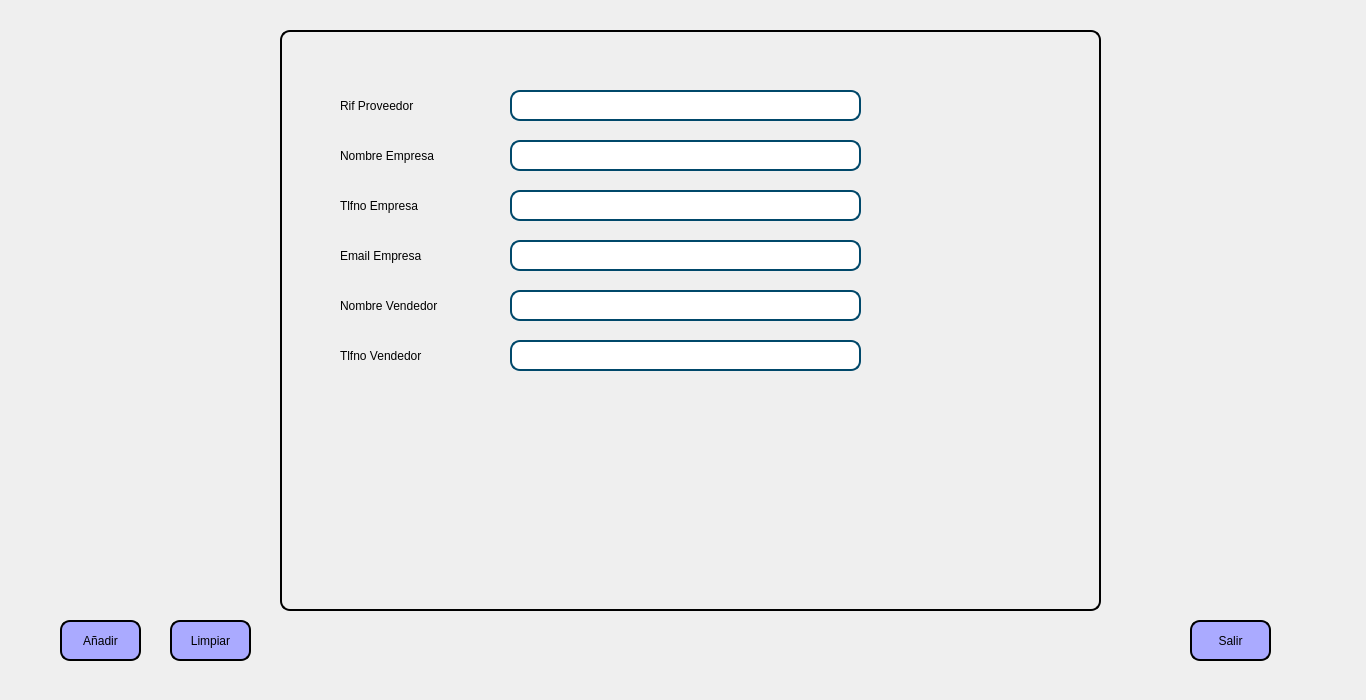
<?xml version="1.0" encoding="UTF-8"?>
<ui version="4.0">
 <class>Proveedores</class>
 <widget class="QMainWindow" name="Proveedores">
  <property name="geometry">
   <rect>
    <x>0</x>
    <y>0</y>
    <width>1366</width>
    <height>700</height>
   </rect>
  </property>
  <property name="windowTitle">
   <string>MainWindow</string>
  </property>
  <property name="styleSheet">
   <string notr="true">font: 87 12pt &quot;Arial Black&quot;;</string>
  </property>
  <widget class="QWidget" name="centralwidget">
   <widget class="QLabel" name="label">
    <property name="geometry">
     <rect>
      <x>0</x>
      <y>0</y>
      <width>1371</width>
      <height>701</height>
     </rect>
    </property>
    <property name="text">
     <string/>
    </property>
    <property name="pixmap">
     <pixmap>Imagenes/Fondo.jpg</pixmap>
    </property>
    <property name="scaledContents">
     <bool>true</bool>
    </property>
   </widget>
   <widget class="QPushButton" name="AddProv">
    <property name="geometry">
     <rect>
      <x>60</x>
      <y>620</y>
      <width>81</width>
      <height>41</height>
     </rect>
    </property>
    <property name="styleSheet">
     <string notr="true">QPushButton {
	background-color: rgb(170, 170, 255);
	border: 2px solid rgb(0,0,0);
	border-radius: 10px;
}</string>
    </property>
    <property name="text">
     <string>Añadir</string>
    </property>
   </widget>
   <widget class="QLineEdit" name="EmailEmpre">
    <property name="geometry">
     <rect>
      <x>510</x>
      <y>240</y>
      <width>351</width>
      <height>31</height>
     </rect>
    </property>
    <property name="styleSheet">
     <string notr="true">QLineEdit{
	border: 2px solid rgb(0, 72, 106);
	border-radius: 10px;
	background-color: rgb(255, 255, 255);
	padding-right: 10px;
	padding-left:10px;
}</string>
    </property>
   </widget>
   <widget class="QLineEdit" name="Rif">
    <property name="geometry">
     <rect>
      <x>510</x>
      <y>90</y>
      <width>351</width>
      <height>31</height>
     </rect>
    </property>
    <property name="styleSheet">
     <string notr="true">QLineEdit{
	border: 2px solid rgb(0, 72, 106);
	border-radius: 10px;
	background-color: rgb(255, 255, 255);
	padding-right: 10px;
	padding-left:10px;
}</string>
    </property>
   </widget>
   <widget class="QLabel" name="EmailEmp">
    <property name="geometry">
     <rect>
      <x>340</x>
      <y>240</y>
      <width>151</width>
      <height>31</height>
     </rect>
    </property>
    <property name="text">
     <string>Email Empresa</string>
    </property>
   </widget>
   <widget class="QLineEdit" name="TlfnoVende">
    <property name="geometry">
     <rect>
      <x>510</x>
      <y>340</y>
      <width>351</width>
      <height>31</height>
     </rect>
    </property>
    <property name="styleSheet">
     <string notr="true">QLineEdit{
	border: 2px solid rgb(0, 72, 106);
	border-radius: 10px;
	background-color: rgb(255, 255, 255);
	padding-right: 10px;
	padding-left:10px;
}</string>
    </property>
   </widget>
   <widget class="QLabel" name="RifProv">
    <property name="geometry">
     <rect>
      <x>340</x>
      <y>90</y>
      <width>131</width>
      <height>31</height>
     </rect>
    </property>
    <property name="text">
     <string>Rif Proveedor</string>
    </property>
   </widget>
   <widget class="QPushButton" name="Limpiar">
    <property name="geometry">
     <rect>
      <x>170</x>
      <y>620</y>
      <width>81</width>
      <height>41</height>
     </rect>
    </property>
    <property name="styleSheet">
     <string notr="true">QPushButton {
	background-color: rgb(170, 170, 255);
	border: 2px solid rgb(0,0,0);
	border-radius: 10px;
}</string>
    </property>
    <property name="text">
     <string>Limpiar</string>
    </property>
   </widget>
   <widget class="QLabel" name="NomEmp">
    <property name="geometry">
     <rect>
      <x>340</x>
      <y>140</y>
      <width>151</width>
      <height>31</height>
     </rect>
    </property>
    <property name="text">
     <string>Nombre Empresa</string>
    </property>
   </widget>
   <widget class="QPushButton" name="Exit">
    <property name="geometry">
     <rect>
      <x>1190</x>
      <y>620</y>
      <width>81</width>
      <height>41</height>
     </rect>
    </property>
    <property name="styleSheet">
     <string notr="true">QPushButton {
	background-color: rgb(170, 170, 255);
	border: 2px solid rgb(0,0,0);
	border-radius: 10px;
}</string>
    </property>
    <property name="text">
     <string>Salir</string>
    </property>
   </widget>
   <widget class="QLineEdit" name="Empresa">
    <property name="geometry">
     <rect>
      <x>510</x>
      <y>140</y>
      <width>351</width>
      <height>31</height>
     </rect>
    </property>
    <property name="styleSheet">
     <string notr="true">QLineEdit{
	border: 2px solid rgb(0, 72, 106);
	border-radius: 10px;
	background-color: rgb(255, 255, 255);
	padding-right: 10px;
	padding-left:10px;
}</string>
    </property>
   </widget>
   <widget class="QLabel" name="NomVen">
    <property name="geometry">
     <rect>
      <x>340</x>
      <y>290</y>
      <width>181</width>
      <height>31</height>
     </rect>
    </property>
    <property name="text">
     <string>Nombre Vendedor</string>
    </property>
   </widget>
   <widget class="QLabel" name="TlfnoEmp">
    <property name="geometry">
     <rect>
      <x>340</x>
      <y>190</y>
      <width>151</width>
      <height>31</height>
     </rect>
    </property>
    <property name="text">
     <string>Tlfno Empresa</string>
    </property>
   </widget>
   <widget class="QLabel" name="Logo">
    <property name="geometry">
     <rect>
      <x>1120</x>
      <y>30</y>
      <width>131</width>
      <height>111</height>
     </rect>
    </property>
    <property name="text">
     <string/>
    </property>
    <property name="pixmap">
     <pixmap>Imagenes/photo_5089217924715097417_y.png</pixmap>
    </property>
    <property name="scaledContents">
     <bool>true</bool>
    </property>
   </widget>
   <widget class="QLabel" name="TlfnoVen">
    <property name="geometry">
     <rect>
      <x>340</x>
      <y>340</y>
      <width>151</width>
      <height>31</height>
     </rect>
    </property>
    <property name="text">
     <string>Tlfno Vendedor</string>
    </property>
   </widget>
   <widget class="QLineEdit" name="TlfnoEmpre">
    <property name="geometry">
     <rect>
      <x>510</x>
      <y>190</y>
      <width>351</width>
      <height>31</height>
     </rect>
    </property>
    <property name="styleSheet">
     <string notr="true">QLineEdit{
	border: 2px solid rgb(0, 72, 106);
	border-radius: 10px;
	background-color: rgb(255, 255, 255);
	padding-right: 10px;
	padding-left:10px;
}</string>
    </property>
   </widget>
   <widget class="QFrame" name="frame_2">
    <property name="geometry">
     <rect>
      <x>280</x>
      <y>30</y>
      <width>821</width>
      <height>581</height>
     </rect>
    </property>
    <property name="styleSheet">
     <string notr="true">border: 2px solid rgb(0,0,0);
border-radius: 10px;</string>
    </property>
    <property name="frameShape">
     <enum>QFrame::StyledPanel</enum>
    </property>
    <property name="frameShadow">
     <enum>QFrame::Raised</enum>
    </property>
   </widget>
   <widget class="QLineEdit" name="NameVen">
    <property name="geometry">
     <rect>
      <x>510</x>
      <y>290</y>
      <width>351</width>
      <height>31</height>
     </rect>
    </property>
    <property name="styleSheet">
     <string notr="true">QLineEdit{
	border: 2px solid rgb(0, 72, 106);
	border-radius: 10px;
	background-color: rgb(255, 255, 255);
	padding-right: 10px;
	padding-left:10px;
}</string>
    </property>
   </widget>
   <zorder>label</zorder>
   <zorder>AddProv</zorder>
   <zorder>Limpiar</zorder>
   <zorder>Exit</zorder>
   <zorder>Logo</zorder>
   <zorder>frame_2</zorder>
   <zorder>Rif</zorder>
   <zorder>Empresa</zorder>
   <zorder>NomVen</zorder>
   <zorder>EmailEmp</zorder>
   <zorder>EmailEmpre</zorder>
   <zorder>NomEmp</zorder>
   <zorder>TlfnoEmp</zorder>
   <zorder>TlfnoEmpre</zorder>
   <zorder>RifProv</zorder>
   <zorder>TlfnoVen</zorder>
   <zorder>NameVen</zorder>
   <zorder>TlfnoVende</zorder>
  </widget>
 </widget>
 <resources/>
 <connections/>
</ui>
